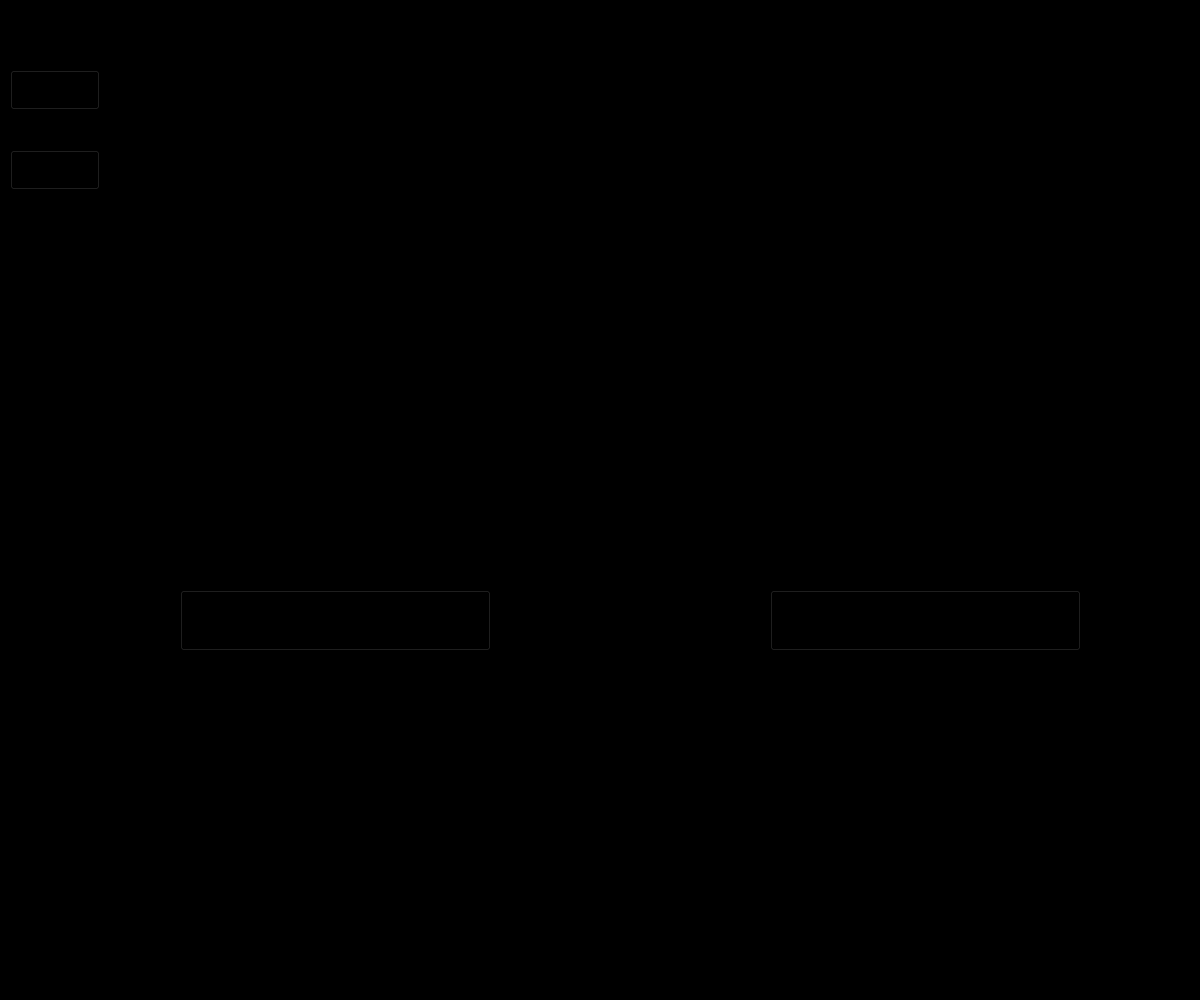
<?xml version="1.0" encoding="UTF-8"?>
<ui version="4.0">
 <class>MainWindow</class>
 <widget class="QMainWindow" name="MainWindow">
  <property name="geometry">
   <rect>
    <x>0</x>
    <y>0</y>
    <width>1200</width>
    <height>1000</height>
   </rect>
  </property>
  <property name="windowTitle">
   <string>MainWindow</string>
  </property>
  <property name="styleSheet">
   <string notr="true">background-color: rgb(0, 0, 0);</string>
  </property>
  <widget class="QWidget" name="centralwidget">
   <widget class="QLabel" name="label_2">
    <property name="geometry">
     <rect>
      <x>10</x>
      <y>10</y>
      <width>1181</width>
      <height>51</height>
     </rect>
    </property>
    <property name="styleSheet">
     <string notr="true">background-image: url(:/ad/project pqt5/materials for the proj/pink home.png);
font: 75 36pt &quot;Segoe Print&quot;;</string>
    </property>
    <property name="text">
     <string>CashCheck</string>
    </property>
    <property name="alignment">
     <set>Qt::AlignCenter</set>
    </property>
   </widget>
   <widget class="QWidget" name="widget" native="true">
    <property name="enabled">
     <bool>true</bool>
    </property>
    <property name="geometry">
     <rect>
      <x>110</x>
      <y>70</y>
      <width>1081</width>
      <height>681</height>
     </rect>
    </property>
    <property name="styleSheet">
     <string notr="true">background-image: url(:/ad/project pqt5/materials for the proj/home or main.png);</string>
    </property>
    <widget class="QTableWidget" name="tableWidget">
     <property name="geometry">
      <rect>
       <x>30</x>
       <y>110</y>
       <width>481</width>
       <height>361</height>
      </rect>
     </property>
    </widget>
    <widget class="QTableWidget" name="tableWidget_2">
     <property name="geometry">
      <rect>
       <x>580</x>
       <y>110</y>
       <width>481</width>
       <height>361</height>
      </rect>
     </property>
    </widget>
    <widget class="QLabel" name="label_3">
     <property name="geometry">
      <rect>
       <x>30</x>
       <y>60</y>
       <width>111</width>
       <height>41</height>
      </rect>
     </property>
     <property name="styleSheet">
      <string notr="true">font: italic 16pt &quot;Sitka&quot;;</string>
     </property>
     <property name="text">
      <string>Покупки:</string>
     </property>
    </widget>
    <widget class="QLabel" name="label_4">
     <property name="geometry">
      <rect>
       <x>580</x>
       <y>60</y>
       <width>111</width>
       <height>41</height>
      </rect>
     </property>
     <property name="styleSheet">
      <string notr="true">font: italic 16pt &quot;Sitka&quot;;</string>
     </property>
     <property name="text">
      <string>Желания:</string>
     </property>
    </widget>
    <widget class="QPushButton" name="pushButton">
     <property name="geometry">
      <rect>
       <x>70</x>
       <y>520</y>
       <width>311</width>
       <height>61</height>
      </rect>
     </property>
     <property name="styleSheet">
      <string notr="true">font: 63 11pt &quot;Yu Gothic UI Semibold&quot;;</string>
     </property>
     <property name="text">
      <string>Поиск в покупках</string>
     </property>
    </widget>
    <widget class="QPushButton" name="pushButton_5">
     <property name="geometry">
      <rect>
       <x>660</x>
       <y>520</y>
       <width>311</width>
       <height>61</height>
      </rect>
     </property>
     <property name="styleSheet">
      <string notr="true">font: 63 11pt &quot;Yu Gothic UI Semibold&quot;;</string>
     </property>
     <property name="text">
      <string>Поиск в желаниях</string>
     </property>
    </widget>
   </widget>
   <widget class="QWidget" name="widget_2" native="true">
    <property name="geometry">
     <rect>
      <x>10</x>
      <y>70</y>
      <width>91</width>
      <height>681</height>
     </rect>
    </property>
    <property name="styleSheet">
     <string notr="true">background-image: url(:/ad/project pqt5/materials for the proj/home or left.png);</string>
    </property>
    <widget class="QPushButton" name="pushButton_4">
     <property name="geometry">
      <rect>
       <x>0</x>
       <y>0</y>
       <width>90</width>
       <height>40</height>
      </rect>
     </property>
     <property name="styleSheet">
      <string notr="true">border-image: url(:/ad/project pqt5/materials for the proj/grey.png);</string>
     </property>
     <property name="text">
      <string/>
     </property>
     <property name="icon">
      <iconset resource="imges.qrc">
       <normaloff>:/ad/project pqt5/materials for the proj/left-arrow.png</normaloff>:/ad/project pqt5/materials for the proj/left-arrow.png</iconset>
     </property>
     <property name="iconSize">
      <size>
       <width>30</width>
       <height>30</height>
      </size>
     </property>
    </widget>
    <widget class="QPushButton" name="pushButton_2">
     <property name="geometry">
      <rect>
       <x>0</x>
       <y>80</y>
       <width>90</width>
       <height>40</height>
      </rect>
     </property>
     <property name="styleSheet">
      <string notr="true">border-image: url(:/ad/project pqt5/materials for the proj/grey.png);</string>
     </property>
     <property name="text">
      <string/>
     </property>
     <property name="icon">
      <iconset resource="imges.qrc">
       <normaloff>:/ad/project pqt5/materials for the proj/wishlist.png</normaloff>:/ad/project pqt5/materials for the proj/wishlist.png</iconset>
     </property>
     <property name="iconSize">
      <size>
       <width>30</width>
       <height>30</height>
      </size>
     </property>
    </widget>
   </widget>
   <widget class="QWidget" name="widget_3" native="true">
    <property name="geometry">
     <rect>
      <x>10</x>
      <y>760</y>
      <width>1181</width>
      <height>241</height>
     </rect>
    </property>
    <property name="styleSheet">
     <string notr="true">background-image: url(:/ad/project pqt5/materials for the proj/home or down.png);</string>
    </property>
    <widget class="QLabel" name="label_15">
     <property name="geometry">
      <rect>
       <x>680</x>
       <y>60</y>
       <width>491</width>
       <height>71</height>
      </rect>
     </property>
     <property name="styleSheet">
      <string notr="true">font: 12pt &quot;MS Shell Dlg 2&quot;;</string>
     </property>
     <property name="text">
      <string>Приложение работает без сбоев. Все прекрасно - робот доволен!</string>
     </property>
    </widget>
    <widget class="QLabel" name="label">
     <property name="geometry">
      <rect>
       <x>10</x>
       <y>10</y>
       <width>121</width>
       <height>16</height>
      </rect>
     </property>
     <property name="styleSheet">
      <string notr="true">font: 75 12pt &quot;System&quot;;</string>
     </property>
     <property name="text">
      <string>Подсказка:</string>
     </property>
    </widget>
    <widget class="QTextBrowser" name="textBrowser">
     <property name="geometry">
      <rect>
       <x>50</x>
       <y>50</y>
       <width>421</width>
       <height>71</height>
      </rect>
     </property>
     <property name="html">
      <string>&lt;!DOCTYPE HTML PUBLIC &quot;-//W3C//DTD HTML 4.0//EN&quot; &quot;http://www.w3.org/TR/REC-html40/strict.dtd&quot;&gt;
&lt;html&gt;&lt;head&gt;&lt;meta name=&quot;qrichtext&quot; content=&quot;1&quot; /&gt;&lt;style type=&quot;text/css&quot;&gt;
p, li { white-space: pre-wrap; }
&lt;/style&gt;&lt;/head&gt;&lt;body style=&quot; font-family:'MS Shell Dlg 2'; font-size:8.25pt; font-weight:400; font-style:normal;&quot;&gt;
&lt;p style=&quot; margin-top:0px; margin-bottom:0px; margin-left:0px; margin-right:0px; -qt-block-indent:0; text-indent:0px;&quot;&gt;&lt;span style=&quot; font-size:11pt; font-weight:600; font-style:italic;&quot;&gt;Тут Вы можете просматривать текущую информацию по базам данным и искать нужную информацию, используя поиск&lt;/span&gt;&lt;/p&gt;&lt;/body&gt;&lt;/html&gt;</string>
     </property>
    </widget>
   </widget>
  </widget>
  <widget class="QMenuBar" name="menubar">
   <property name="geometry">
    <rect>
     <x>0</x>
     <y>0</y>
     <width>1200</width>
     <height>21</height>
    </rect>
   </property>
  </widget>
  <widget class="QStatusBar" name="statusbar"/>
 </widget>
 <resources>
  <include location="imges.qrc"/>
 </resources>
 <connections/>
</ui>
